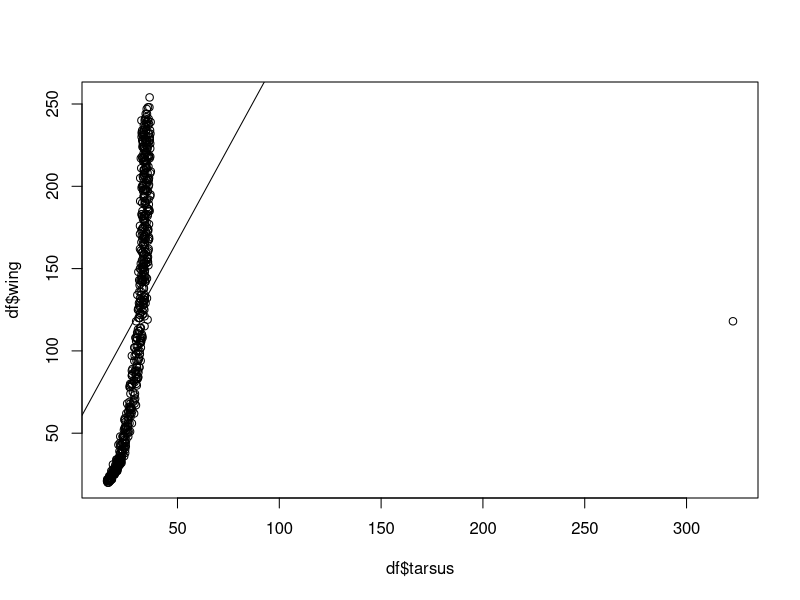
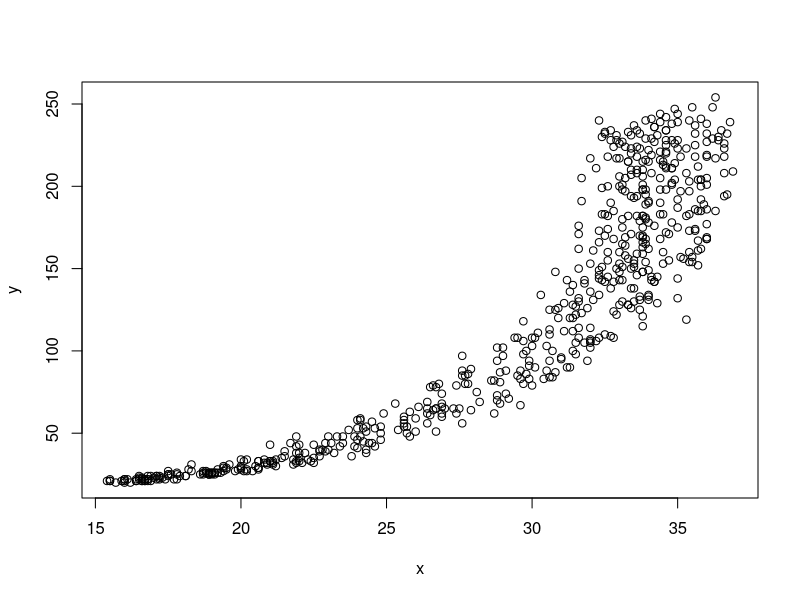
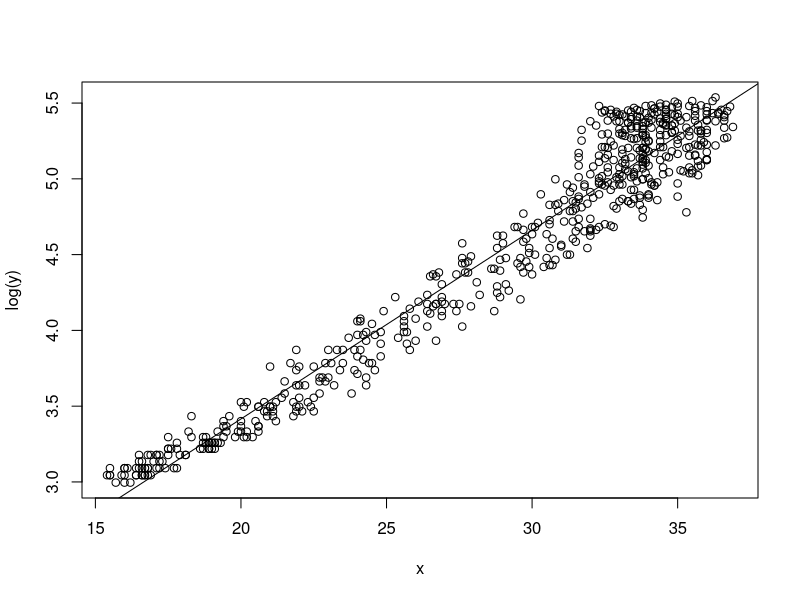
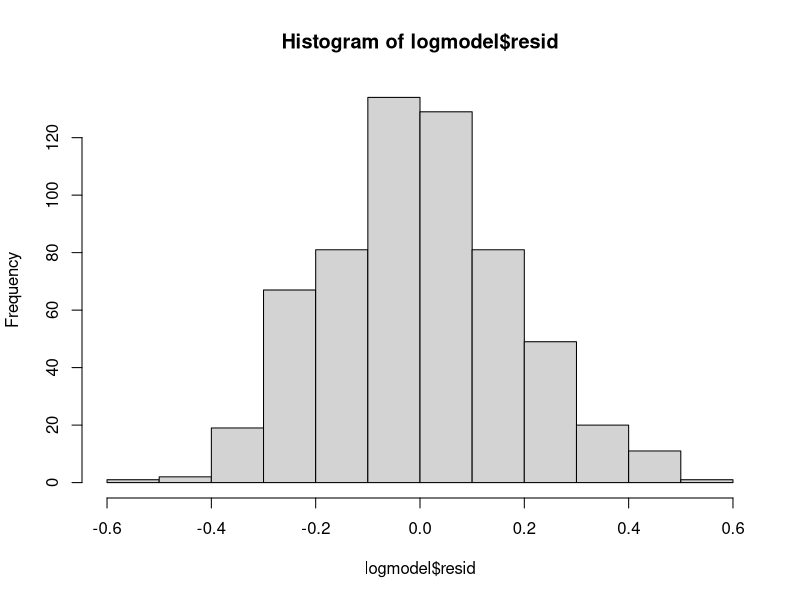
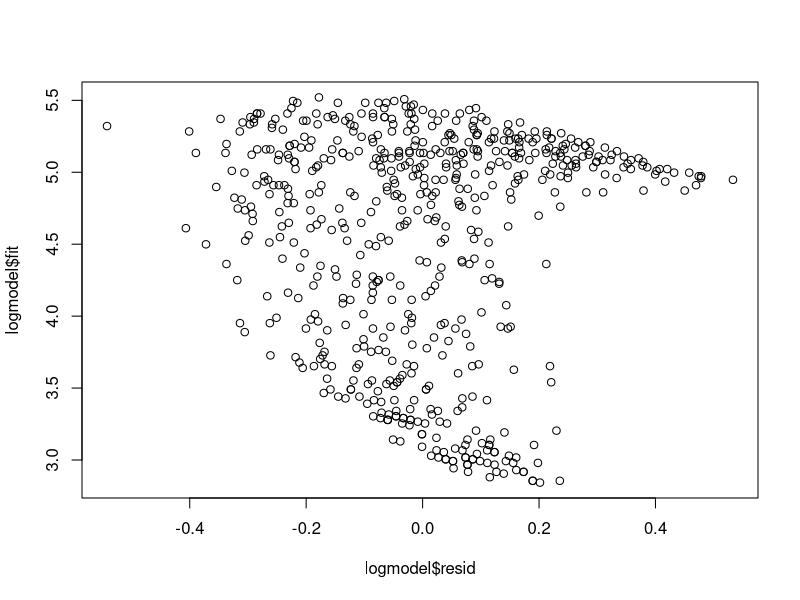
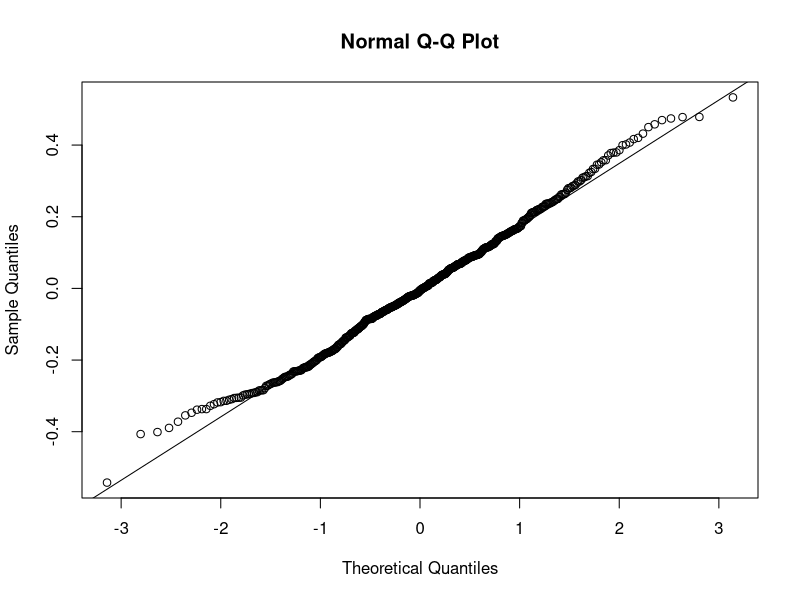
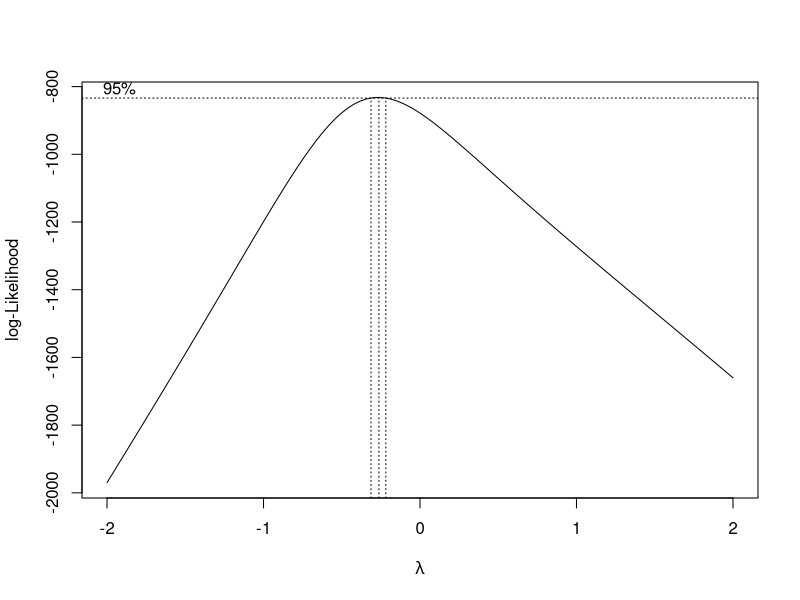
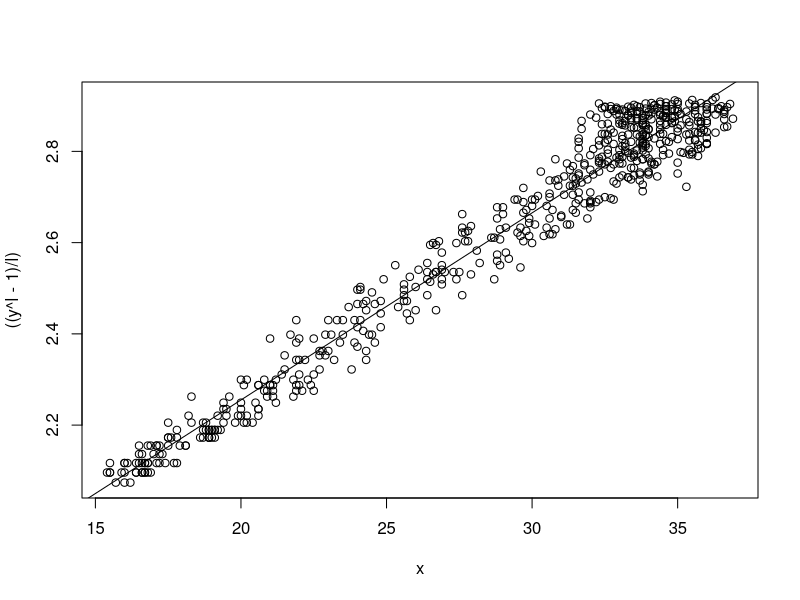

Here is the R script that generated these plots, in order:
#######
# author: Jack Ruder
# date: 2022-09-15
# Warm-up: outliers and influential points
# Apply log and box-cox transformations to model Wing length against leg length
######
library(MASS)
# load, attach and view the data
df <- read.csv("./snowPetrels.csv")
head(df)

# produce initial scatter plot
plot(df$wing ~ df$tarsus)

#construct initial model
iModel <- lm(df$wing ~ df$tarsus)
abline(iModel)
# we see a clear outlier in the plot, we should examine and probably remove it

# determine quartile range
q <- quantile(df$tarsus, probs=c(0.25,0.75), na.rm=TRUE)
iqr <- IQR(df$tarsus, na.rm=TRUE)

# remove outliers
rem <- subset(df, (tarsus > (q[1] - 1.5*iqr)) & (tarsus < (q[2] + 1.5*iqr)))

# plot the resulting data
x <- rem$tarsus
y <- rem$wing
plot(y~x)
#We observe a distinctive concave up behavior. Thus, we can try a log transform.

#Apply the transformation, and fit the model.
plot(log(y)~x)
logmodel <- lm(log(y) ~ x)
abline(logmodel)

## Evaluate the model
hist(logmodel$resid)
#The histogram looks good, and normal.

plot(logmodel$fit~logmodel$resid)
#This view of the residuals shows two clumps of data, 
#there is not a random distribution as we would want/expect

qqnorm(logmodel$resid)
qqline(logmodel$resid)
# the tails here very clearly diverge at the extremes. 
# The fit is not fantastic here, we can try a box-cox transformation

# Optimize lambda for box-cox
boxiecoxie <- boxcox(y~x)
l <- boxiecoxie$x[which.max(boxiecoxie$y)]

#apply the transformation

plot(((y^l - 1) / l) ~ x)
bcmodel <- lm(((y^l - 1) / l) ~ x)
abline(bcmodel)
hist(bcmodel$resid)
# residuals here look normal too
plot(bcmodel$fit~bcmodel$resid)
# this plot looks significantly better with a more even distribution and less clumping
qqnorm(bcmodel$resid)
qqline(bcmodel$resid)
# still the tails leave the line a bit with this transformation, but it looks overall better than the log transform.

